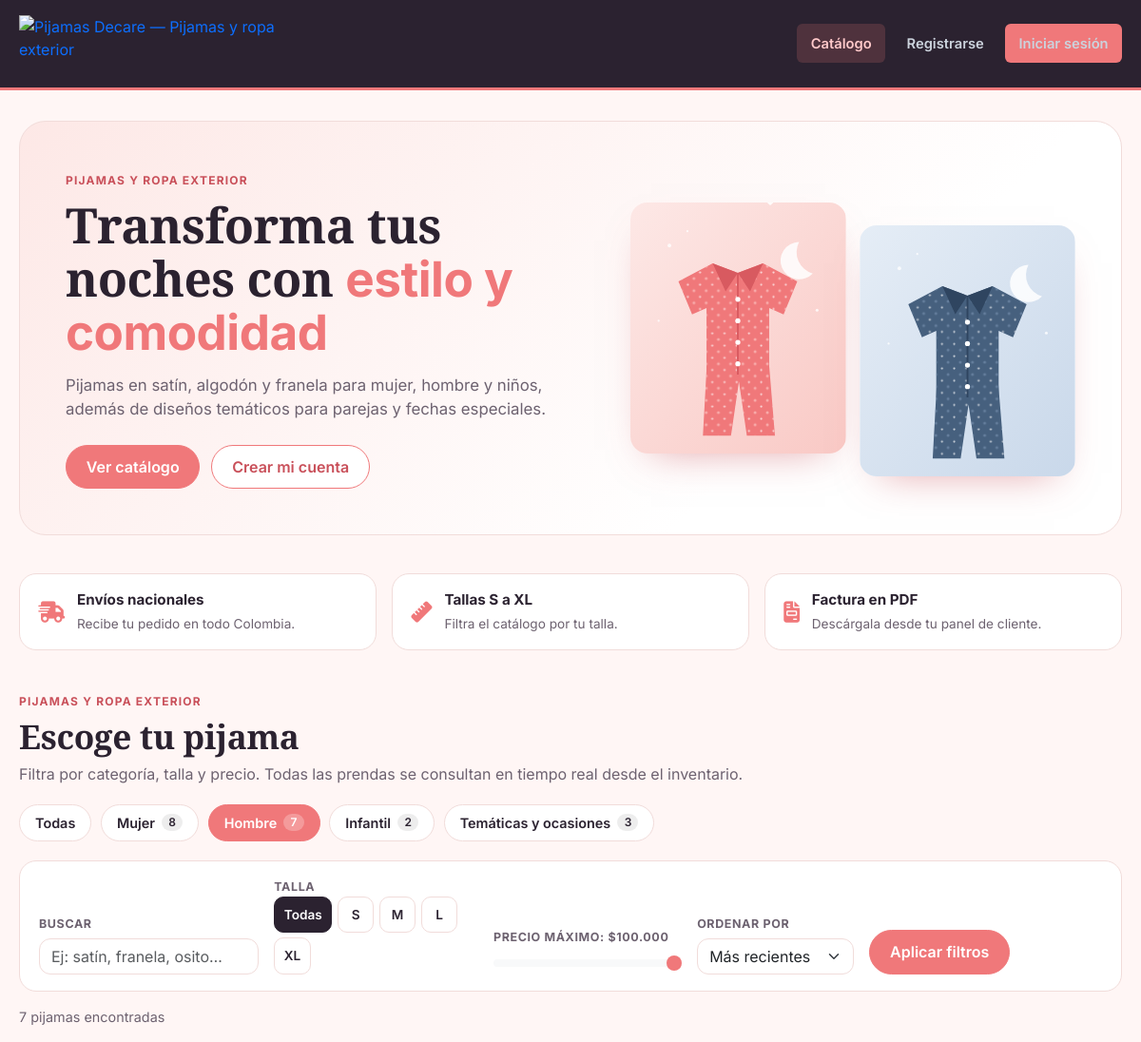
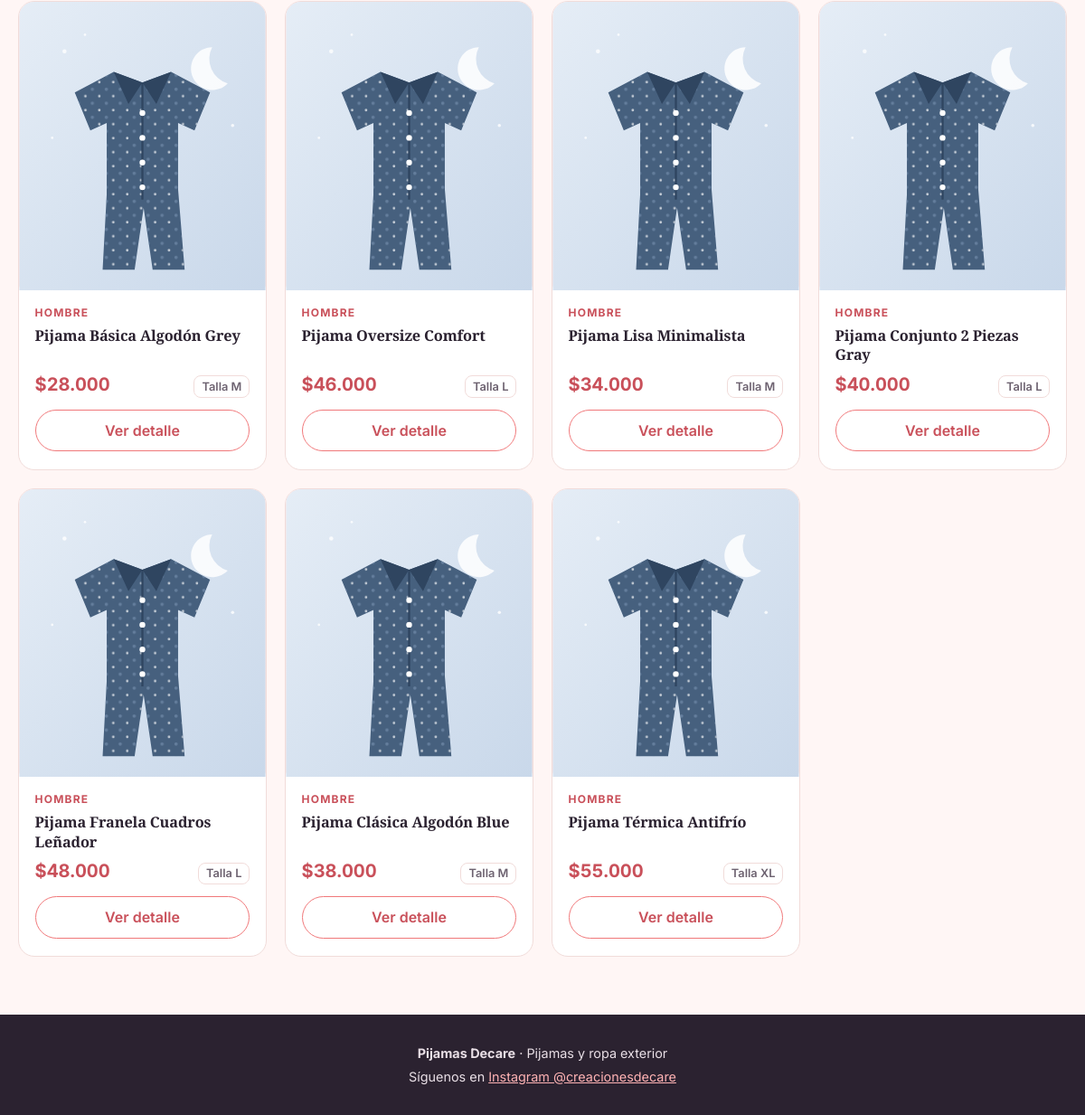
Page /index.php?url=catalogo&categoria=hombre on the committed database (2 pictures, top to bottom).
### tables this page shows
CREATE TABLE `categorias` (
  `ID_CATEGORIA` int(11) NOT NULL,
  `nombre` varchar(60) NOT NULL,
  `slug` varchar(60) NOT NULL,
  `descripcion` varchar(255) DEFAULT NULL
);

CREATE TABLE `productos` (
  `ID_PRODUCTO` int(11) NOT NULL,
  `nombre` varchar(255) NOT NULL,
  `DESCRIPCION` varchar(250) NOT NULL,
  `PRECIO` decimal(10,2) NOT NULL,
  `STOCK` int(11) DEFAULT 0,
  `talla` varchar(50) NOT NULL,
  `ID_CATEGORIA` int(11) DEFAULT NULL,
  `imagen` varchar(255) DEFAULT NULL
);

### backend/src/models/Catalogo.php (called while the page is built, shortened)
<?php
class Catalogo
{
    private PDO $conn;
    public function __construct(PDO $db)
    {
        $this->conn = $db;
    }
    public function categorias(): array
    {
        $sql = "SELECT c.ID_CATEGORIA, c.nombre, c.slug, c.descripcion,
                       COUNT(p.ID_PRODUCTO) AS total
                FROM categorias c
                LEFT JOIN productos p ON p.ID_CATEGORIA = c.ID_CATEGORIA AND p.STOCK > 0
                GROUP BY c.ID_CATEGORIA, c.nombre, c.slug, c.descripcion
                ORDER BY c.ID_CATEGORIA";
        return $this->conn->query($sql)->fetchAll(PDO::FETCH_ASSOC);
    }
    public static function leerFiltros(array $entrada): array
    {
        $talla = strtoupper(trim((string) ($entrada['talla'] ?? '')));
        $orden = (string) ($entrada['orden'] ?? 'recientes');
        $precioMax = (int) ($entrada['precio_max'] ?? 0);
        return [
            'q'          => mb_substr(trim((string) ($entrada['q'] ?? '')), 0, 60),
            'categoria'  => preg_replace('/[^a-z]/', '', strtolower((string) ($entrada['categoria'] ?? ''))),
            'talla'      => in_array($talla, self::TALLAS, true) ? $talla : '',
            'precio_max' => $precioMax > 0 ? $precioMax : 0,
            'orden'      => array_key_exists($orden, self::ORDENES) ? $orden : 'recientes',
        ];
    }
    public function buscar(array $filtros): array
    {
        $where = ['p.STOCK > 0'];
        $params = [];
        if ($filtros['categoria'] !== '') {
            $where[] = 'c.slug = :categoria';
            $params[':categoria'] = $filtros['categoria'];
        }
        $sql = "SELECT p.ID_PRODUCTO, p.nombre, p.DESCRIPCION, p.PRECIO, p.STOCK, p.talla, p.imagen,
                       c.nombre AS categoria, c.slug AS categoria_slug
                FROM productos p
                LEFT JOIN categorias c ON c.ID_CATEGORIA = p.ID_CATEGORIA
                WHERE " . implode(' AND ', $where) . "
                ORDER BY " . self::ORDENES[$filtros['orden']];
        $stmt = $this->conn->prepare($sql);
        $stmt->execute($params);
        return $stmt->fetchAll(PDO::FETCH_ASSOC);
    }
    public function precioMaximo(): int
    {
        return (int) ceil((float) $this->conn->query("SELECT COALESCE(MAX(PRECIO), 0) FROM productos WHERE STOCK > 0")->fetchColumn());
    }
}

### backend/src/config/marca.php (called while the page is built, shortened)
<?php
function imagen_producto(array $producto): string
{
    $imagen = trim((string) ($producto['imagen'] ?? ''));
    $slug = preg_replace('/[^a-z]/', '', (string) ($producto['categoria_slug'] ?? ''));
    $ilustracion = 'frontend/src/public/img/categorias/' . ($slug !== '' ? $slug : 'general') . '.svg';
    return $ilustracion;
}
function precio_cop($valor): string
{
    return '$' . number_format((float) $valor, 0, ',', '.');
}

### frontend/src/pages/partials/catalogo_productos.php (the view, shortened to what this page needs)
<?php
require_once __DIR__ . '/../../../../backend/src/config/marca.php';
require_once __DIR__ . '/../../../../backend/src/models/Catalogo.php';
$rutaCatalogo = $rutaCatalogo ?? 'catalogo';
$catalogo = new Catalogo($pdo);
$filtros = Catalogo::leerFiltros($_GET);
try {
    $categorias = $catalogo->categorias();
    $productos = $catalogo->buscar($filtros);
    $precioTope = max(10000, (int) (ceil($catalogo->precioMaximo() / 10000) * 10000));
} catch (PDOException $e) {
    error_log('Catálogo: ' . $e->getMessage());
    $categorias = [];
    $productos = [];
    $precioTope = 100000;
    $errorCatalogo = 'No fue posible cargar el catálogo. Verifique que la base de datos tenga la migración database/migracion_catalogo.sql.';
}
$e = static fn($v) => htmlspecialchars((string) $v, ENT_QUOTES, 'UTF-8');
$urlFiltro = static function (array $cambios) use ($filtros, $rutaCatalogo): string {
    $params = array_filter(array_merge($filtros, $cambios), static fn($v) => $v !== '' && $v !== 0 && $v !== 'recientes');
    return 'index.php?' . http_build_query(['url' => $rutaCatalogo] + $params) . '#catalogo';
};
$hayFiltros = $filtros['q'] !== '' || $filtros['categoria'] !== '' || $filtros['talla'] !== '' || $filtros['precio_max'] > 0;
?>
<section id="catalogo" class="catalogo">
    <div class="catalogo__cabecera">
        <div>
            <span class="catalogo__eyebrow"><?php echo $e(MARCA_COLECCION); ?></span>
            <h2 class="catalogo__titulo">Escoge tu pijama</h2>
            <p class="catalogo__sub">Filtra por categoría, talla y precio. Todas las prendas se consultan en tiempo real desde el inventario.</p>
        </div>
    </div>
    <nav class="catalogo__categorias" aria-label="Categorías">
        <a href="<?php echo $e($urlFiltro(['categoria' => ''])); ?>"
           class="chip <?php echo $filtros['categoria'] === '' ? 'chip--activo' : ''; ?>">Todas</a>
        <?php foreach ($categorias as $cat): ?>
            <a href="<?php echo $e($urlFiltro(['categoria' => $cat['slug']])); ?>"
               class="chip <?php echo $filtros['categoria'] === $cat['slug'] ? 'chip--activo' : ''; ?>">
                <?php echo $e($cat['nombre']); ?> <span class="chip__num"><?php echo (int) $cat['total']; ?></span>
            </a>
        <?php endforeach; ?>
    </nav>
    <form class="catalogo__filtros" method="GET" action="index.php#catalogo">
        <label class="filtro filtro--busqueda">
            <span class="filtro__label">Buscar</span>
            <input type="search" name="q" value="<?php echo $e($filtros['q']); ?>" placeholder="Ej: satín, franela, osito…" class="form-control">
        </label>
        <fieldset class="filtro">
            <legend class="filtro__label">Talla</legend>
            <div class="tallas">
                <label class="talla"><input type="radio" name="talla" value="" <?php echo $filtros['talla'] === '' ? 'checked' : ''; ?>><span>Todas</span></label>
                <?php foreach (Catalogo::TALLAS as $t): ?>
                    <label class="talla"><input type="radio" name="talla" value="<?php echo $t; ?>" <?php echo $filtros['talla'] === $t ? 'checked' : ''; ?>><span><?php echo $t; ?></span></label>
                <?php endforeach; ?>
            </div>
        </fieldset>
        <label class="filtro">
            <span class="filtro__label">Precio máximo: <output id="precioSalida"><?php echo precio_cop($filtros['precio_max'] ?: $precioTope); ?></output></span>
            <input type="range" class="form-range" name="precio_max" min="10000" max="<?php echo $precioTope; ?>" step="5000"
                   value="<?php echo $filtros['precio_max'] ?: $precioTope; ?>" id="precioRango">
        </label>
        <label class="filtro">
            <span class="filtro__label">Ordenar por</span>
            <select name="orden" class="form-select">
                <option value="recientes" <?php echo $filtros['orden'] === 'recientes' ? 'selected' : ''; ?>>Más recientes</option>
            </select>
        </label>
        <div class="filtro filtro--acciones">
            <button type="submit" class="btn btn-marca">Aplicar filtros</button>
            <?php if ($hayFiltros): ?>
                <a href="index.php?url=<?php echo $e($rutaCatalogo); ?>#catalogo" class="btn btn-link">Limpiar</a>
            <?php endif; ?>
        </div>
    </form>
    <p class="catalogo__conteo">
        <?php echo count($productos); ?> <?php echo count($productos) === 1 ? 'pijama encontrada' : 'pijamas encontradas'; ?>
    </p>
    <div class="catalogo__grid">
        <?php foreach ($productos as $p):
            $id = (int) $p['ID_PRODUCTO'];
            $imagen = imagen_producto($p);
        ?>
            <article class="producto">
                <button type="button" class="producto__foto" data-bs-toggle="modal" data-bs-target="#producto-<?php echo $id; ?>"
                        aria-label="Ver detalle de <?php echo $e($p['nombre']); ?>">
                    <img src="<?php echo $e($imagen); ?>" alt="<?php echo $e($p['nombre']); ?>" loading="lazy">
                </button>
                <div class="producto__cuerpo">
                    <span class="producto__categoria"><?php echo $e($p['categoria'] ?? 'Sin categoría'); ?></span>
                    <h3 class="producto__nombre"><?php echo $e($p['nombre']); ?></h3>
                    <div class="producto__meta">
                        <span class="producto__precio"><?php echo precio_cop($p['PRECIO']); ?></span>
                        <span class="producto__talla">Talla <?php echo $e($p['talla']); ?></span>
                    </div>
                    <button type="button" class="btn btn-marca-outline w-100" data-bs-toggle="modal" data-bs-target="#producto-<?php echo $id; ?>">
                        Ver detalle
                    </button>
                </div>
            </article>
        <?php endforeach; ?>
    </div>
</section>

### frontend/src/public/css/styles.css (style rules this page uses)
:root { --ink: #2b2230; --ink-soft: #3a2e40; --paper: #fbf5f4; --paper-raised: #ffffff; --border: #dfe2e6; --text-color: #1b2430; --text-muted: #5b6472; --secondary-color: #f0787a; --secondary-deep: #c9505a; --secondary-tint: rgba(240, 120, 122, 0.14); --primary-color: var(--ink); --bg-color: var(--paper); --white: #ffffff; --danger-color: #b03a2e; --success-color: #1f7a53; --font-display: 'Source Serif 4', 'Georgia', serif; --font-body: 'Inter', 'Segoe UI', Tahoma, Geneva, Verdana, sans-serif; --font-mono: 'JetBrains Mono', 'Consolas', monospace; --radius-sm: 6px; --radius-md: 10px; --radius-lg: 14px; }
* { margin: 0; padding: 0; box-sizing: border-box; font-family: var(--font-body); }
h1, h2, h3, h4 { font-family: var(--font-display); color: var(--ink); font-weight: 700; letter-spacing: -0.01em; }
body { background: var(--paper); color: var(--text-color); padding-bottom: 50px; position: relative; overflow-x: hidden; line-height: 1.5; }
.btn { padding: 10px 16px; border-radius: var(--radius-sm); text-decoration: none; display: inline-block; color: white; font-weight: 600; box-shadow: none; transition: transform 0.15s ease, box-shadow 0.15s ease, background 0.15s ease; }
button { width: 100%; padding: 0.9rem; background: var(--ink); color: white; border: none; border-radius: var(--radius-sm); cursor: pointer; font-size: 1rem; font-weight: 600; transition: background 0.15s ease, transform 0.15s ease; }

### rows in the picture
categorias: nombre "Mujer", total "8"
categorias: nombre "Hombre", total "7"
categorias: nombre "Infantil", total "2"
categorias: nombre "Temáticas y ocasiones", total "3"
productos: ID_CATEGORIA.slug (picture), ID_CATEGORIA.nombre "HOMBRE", nombre "Pijama Básica Algodón Grey", PRECIO "$28.000", talla "M"
productos: ID_CATEGORIA.slug (picture), ID_CATEGORIA.nombre "HOMBRE", nombre "Pijama Oversize Comfort", PRECIO "$46.000", talla "L"
productos: ID_CATEGORIA.slug (picture), ID_CATEGORIA.nombre "HOMBRE", nombre "Pijama Lisa Minimalista", PRECIO "$34.000", talla "M"
productos: ID_CATEGORIA.slug (picture), ID_CATEGORIA.nombre "HOMBRE", nombre "Pijama Conjunto 2 Piezas Gray", PRECIO "$40.000", talla "L"
productos: ID_CATEGORIA.slug (picture), ID_CATEGORIA.nombre "HOMBRE", nombre "Pijama Franela Cuadros Leñador", PRECIO "$48.000", talla "L"
productos: ID_CATEGORIA.slug (picture), ID_CATEGORIA.nombre "HOMBRE", nombre "Pijama Clásica Algodón Blue", PRECIO "$38.000", talla "M"
productos: ID_CATEGORIA.slug (picture), ID_CATEGORIA.nombre "HOMBRE", nombre "Pijama Térmica Antifrío", PRECIO "$55.000", talla "XL"

### other values in the picture
MARCA_COLECCION "PIJAMAS Y ROPA EXTERIOR"
$e(MARCA_COLECCION) "PIJAMAS Y ROPA EXTERIOR"
$t "S"
$t "M"
$t "L"
$t "XL"
precio_cop($filtros['precio_max'] ?: $precioTope) "$100.000"
count($productos) "7"
MARCA_TIENDA "Pijamas Decare"
MARCA_COLECCION "Pijamas y ropa exterior"
